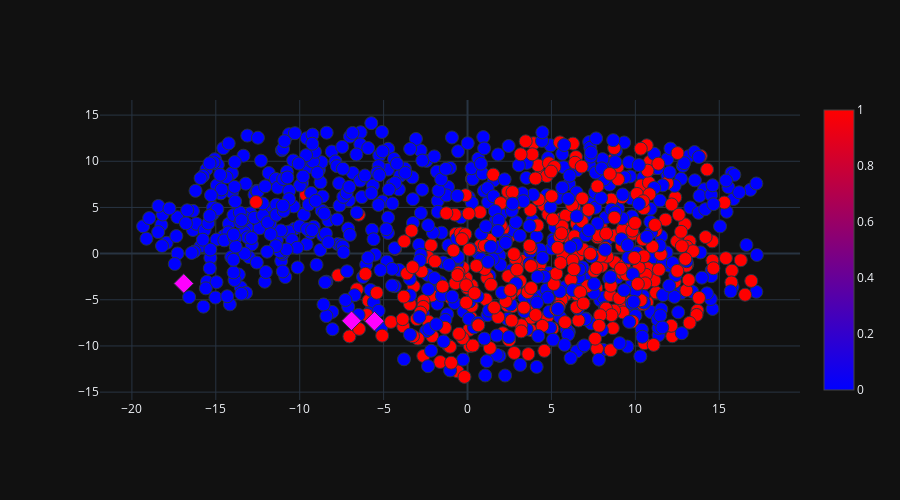
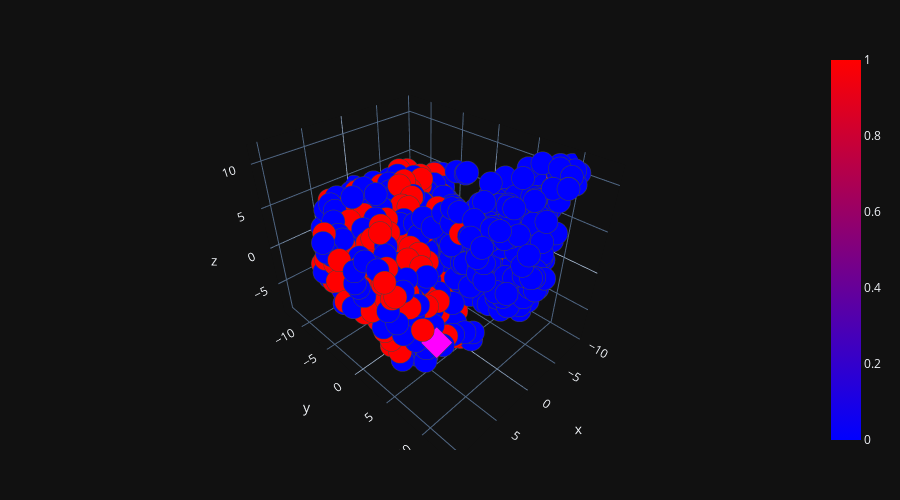

Notebook source saved alongside these figures, in order:
### Code cell
plot_words = ['suicide', 'hate', 'happy']

plot_word_2d(plot_words, color_scale=False) #color_scale changes binary or scale color
plot_word_3d(plot_words, color_scale=False)

### Figure 1 — Plotly figure (JSON) as saved in the notebook; plotly's stock layout.template omitted (floating-point values rounded to 4 significant figures; data arrays with more than 128 entries replaced by an {"elided": "..."} marker saying what was removed)
{"data": [{"hoverinfo": "text", "marker": {"color": {"elided": "962 int values"}, "colorscale": [[0, "rgb(0,0,255)"], [1, "rgb(255,0,0)"]], "line": {"width": 1}, "showscale": true, "size": 13}, "mode": "markers", "showlegend": false, "text": {"elided": "962 str values"}, "type": "scatter", "x": {"elided": "962 float values"}, "y": {"elided": "962 float values"}}, {"hoverinfo": "text", "marker": {"color": "magenta", "line": {"width": 1}, "showscale": false, "size": 15, "symbol": "diamond"}, "mode": "markers", "showlegend": false, "text": ["suicide", "hate", "happy"], "type": "scatter", "x": [-6.911, -5.548, -16.91], "y": [-7.273, -7.317, -3.234]}], "layout": {"height": 500, "margin": {"b": 100, "l": 100, "r": 100, "t": 100}, "width": 900}}

### Figure 2 — Plotly figure (JSON) as saved in the notebook; plotly's stock layout.template omitted (floating-point values rounded to 4 significant figures; data arrays with more than 128 entries replaced by an {"elided": "..."} marker saying what was removed)
{"data": [{"hoverinfo": "text", "marker": {"color": {"elided": "962 int values"}, "colorscale": [[0, "rgb(0,0,255)"], [1, "rgb(255,0,0)"]], "line": {"width": 1}, "opacity": 1, "showscale": true, "size": 8}, "mode": "markers", "showlegend": false, "text": {"elided": "962 str values"}, "type": "scatter3d", "x": {"elided": "962 float values"}, "y": {"elided": "962 float values"}, "z": {"elided": "962 float values"}}, {"hoverinfo": "text", "marker": {"color": "magenta", "line": {"width": 1}, "showscale": false, "size": 8, "symbol": "diamond"}, "mode": "markers", "showlegend": false, "text": ["suicide", "hate", "happy"], "type": "scatter3d", "x": [5.617, 6.558, -8.839], "y": [6.464, 1.51, 6.603], "z": [-3.811, -7.435, 9.166]}], "layout": {"height": 500, "margin": {"b": 50, "l": 50, "r": 50, "t": 50}, "width": 900}}
